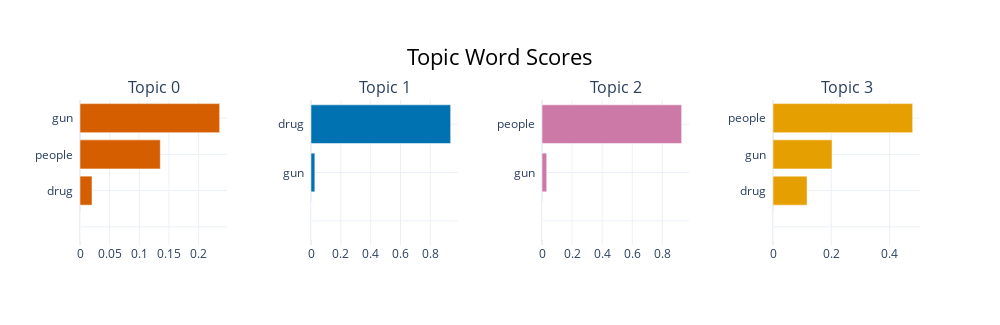

The notebook cell this image was saved under:
### Markdown cell above
# Model Graphs

### Code cell
topic_model.visualize_barchart()

### Figure 1 — Plotly figure (JSON) as saved in the notebook; plotly's stock layout.template omitted (floating-point values rounded to 4 significant figures)
{"data": [{"marker": {"color": "#D55E00"}, "orientation": "h", "type": "bar", "x": [1e-05, 1e-05, 0.0203, 0.1355, 0.2356], "xaxis": "x", "y": ["  ", "  ", "drug  ", "people  ", "gun  "], "yaxis": "y"}, {"marker": {"color": "#0072B2"}, "orientation": "h", "type": "bar", "x": [1e-05, 1e-05, 1e-05, 0.02575, 0.936], "xaxis": "x2", "y": ["  ", "  ", "  ", "gun  ", "drug  "], "yaxis": "y2"}, {"marker": {"color": "#CC79A7"}, "orientation": "h", "type": "bar", "x": [1e-05, 1e-05, 1e-05, 0.03143, 0.9286], "xaxis": "x3", "y": ["  ", "  ", "  ", "gun  ", "people  "], "yaxis": "y3"}, {"marker": {"color": "#E69F00"}, "orientation": "h", "type": "bar", "x": [1e-05, 1e-05, 0.1168, 0.2025, 0.4791], "xaxis": "x4", "y": ["  ", "  ", "drug  ", "gun  ", "people  "], "yaxis": "y4"}], "layout": {"annotations": [{"font": {"size": 16}, "showarrow": false, "text": "Topic 0", "x": 0.0875, "xanchor": "center", "xref": "paper", "y": 1, "yanchor": "bottom", "yref": "paper"}, {"font": {"size": 16}, "showarrow": false, "text": "Topic 1", "x": 0.3625, "xanchor": "center", "xref": "paper", "y": 1, "yanchor": "bottom", "yref": "paper"}, {"font": {"size": 16}, "showarrow": false, "text": "Topic 2", "x": 0.6375, "xanchor": "center", "xref": "paper", "y": 1, "yanchor": "bottom", "yref": "paper"}, {"font": {"size": 16}, "showarrow": false, "text": "Topic 3", "x": 0.9125, "xanchor": "center", "xref": "paper", "y": 1, "yanchor": "bottom", "yref": "paper"}], "height": 325, "hoverlabel": {"bgcolor": "white", "font": {"family": "Rockwell", "size": 16}}, "showlegend": false, "title": {"font": {"color": "Black", "size": 22}, "text": "Topic Word Scores", "x": 0.5, "xanchor": "center", "yanchor": "top"}, "width": 1000, "xaxis": {"anchor": "y", "domain": [0, 0.175], "showgrid": true}, "xaxis2": {"anchor": "y2", "domain": [0.275, 0.45], "showgrid": true}, "xaxis3": {"anchor": "y3", "domain": [0.55, 0.725], "showgrid": true}, "xaxis4": {"anchor": "y4", "domain": [0.825, 1], "showgrid": true}, "yaxis": {"anchor": "x", "domain": [0, 1], "showgrid": true}, "yaxis2": {"anchor": "x2", "domain": [0, 1], "showgrid": true}, "yaxis3": {"anchor": "x3", "domain": [0, 1], "showgrid": true}, "yaxis4": {"anchor": "x4", "domain": [0, 1], "showgrid": true}}}
